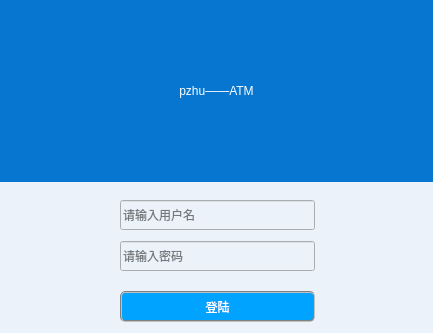
<?xml version="1.0" encoding="UTF-8"?>
<ui version="4.0">
 <class>LoginDlg</class>
 <widget class="QDialog" name="LoginDlg">
  <property name="geometry">
   <rect>
    <x>0</x>
    <y>0</y>
    <width>433</width>
    <height>333</height>
   </rect>
  </property>
  <property name="sizePolicy">
   <sizepolicy hsizetype="Fixed" vsizetype="Fixed">
    <horstretch>0</horstretch>
    <verstretch>0</verstretch>
   </sizepolicy>
  </property>
  <property name="minimumSize">
   <size>
    <width>433</width>
    <height>333</height>
   </size>
  </property>
  <property name="maximumSize">
   <size>
    <width>433</width>
    <height>333</height>
   </size>
  </property>
  <property name="windowTitle">
   <string>Dialog</string>
  </property>
  <property name="windowIcon">
   <iconset resource="resource.qrc">
    <normaloff>:/login.ico</normaloff>:/login.ico</iconset>
  </property>
  <property name="styleSheet">
   <string notr="true">background-color: rgb(235, 242, 249);</string>
  </property>
  <widget class="QPushButton" name="LoginPB">
   <property name="geometry">
    <rect>
     <x>120</x>
     <y>291</y>
     <width>195</width>
     <height>31</height>
    </rect>
   </property>
   <property name="styleSheet">
    <string notr="true">color: rgb(255, 255, 255);
font: 75 12pt &quot;微软雅黑&quot;;
background-color: rgb(0, 163, 255);

border:2px groove gray;
border-radius:5px;
padding:2px 4px;</string>
   </property>
   <property name="text">
    <string>登陆</string>
   </property>
  </widget>
  <widget class="QLineEdit" name="Password_lineEdit">
   <property name="geometry">
    <rect>
     <x>120</x>
     <y>241</y>
     <width>195</width>
     <height>30</height>
    </rect>
   </property>
   <property name="inputMask">
    <string notr="true"/>
   </property>
   <property name="text">
    <string/>
   </property>
   <property name="maxLength">
    <number>32767</number>
   </property>
   <property name="echoMode">
    <enum>QLineEdit::Password</enum>
   </property>
   <property name="placeholderText">
    <string>请输入密码</string>
   </property>
  </widget>
  <widget class="QLineEdit" name="User_lineEdit">
   <property name="geometry">
    <rect>
     <x>120</x>
     <y>200</y>
     <width>195</width>
     <height>30</height>
    </rect>
   </property>
   <property name="styleSheet">
    <string notr="true"/>
   </property>
   <property name="inputMask">
    <string notr="true"/>
   </property>
   <property name="text">
    <string notr="true"/>
   </property>
   <property name="maxLength">
    <number>24</number>
   </property>
   <property name="echoMode">
    <enum>QLineEdit::Normal</enum>
   </property>
   <property name="placeholderText">
    <string>请输入用户名</string>
   </property>
  </widget>
  <widget class="QLabel" name="label">
   <property name="geometry">
    <rect>
     <x>0</x>
     <y>0</y>
     <width>433</width>
     <height>182</height>
    </rect>
   </property>
   <property name="styleSheet">
    <string notr="true">background-color: rgb(7, 118, 209);
color: rgb(255, 255, 255);
font: 75 24pt &quot;微软雅黑&quot;;</string>
   </property>
   <property name="text">
    <string>pzhu——ATM</string>
   </property>
   <property name="alignment">
    <set>Qt::AlignCenter</set>
   </property>
  </widget>
 </widget>
 <tabstops>
  <tabstop>User_lineEdit</tabstop>
  <tabstop>Password_lineEdit</tabstop>
  <tabstop>LoginPB</tabstop>
 </tabstops>
 <resources>
  <include location="resource.qrc"/>
 </resources>
 <connections/>
</ui>
